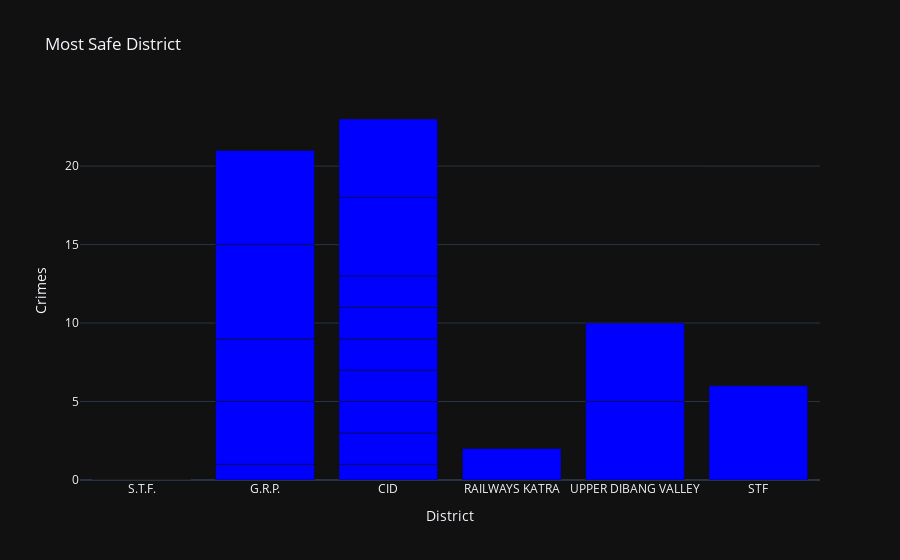

Source (notebook cell):
### Code cell
fig = px.bar(top_20_districts, x="DISTRICT", y="TOTAL IPC CRIMES", color_discrete_sequence=["blue"], title="Most Safe District")
fig.update_layout(xaxis_title = "District",
                  yaxis_title = "Crimes")
fig.layout.template ="plotly_dark"
fig.show()

### Figure 1 — Plotly figure (JSON) as saved in the notebook; plotly's stock layout.template omitted (floating-point values rounded to 4 significant figures)
{"data": [{"alignmentgroup": "True", "hovertemplate": "DISTRICT=%{x}<br>TOTAL IPC CRIMES=%{y}<extra></extra>", "legendgroup": "", "marker": {"color": "blue", "pattern": {"shape": ""}}, "name": "", "offsetgroup": "", "orientation": "v", "showlegend": false, "textposition": "auto", "type": "bar", "x": ["S.T.F.", "S.T.F.", "G.R.P.", "CID", "CID", "CID", "CID", "CID", "CID", "RAILWAYS KATRA", "CID", "G.R.P.", "G.R.P.", "UPPER DIBANG VALLEY", "CID", "UPPER DIBANG VALLEY", "CID", "G.R.P.", "G.R.P.", "STF"], "xaxis": "x", "y": [0, 0, 1, 1, 2, 2, 2, 2, 2, 2, 2, 4, 4, 5, 5, 5, 5, 6, 6, 6], "yaxis": "y"}], "layout": {"barmode": "relative", "legend": {"tracegroupgap": 0}, "title": {"text": "Most Safe District"}, "xaxis": {"anchor": "y", "domain": [0, 1], "title": {"text": "District"}}, "yaxis": {"anchor": "x", "domain": [0, 1], "title": {"text": "Crimes"}}}}
